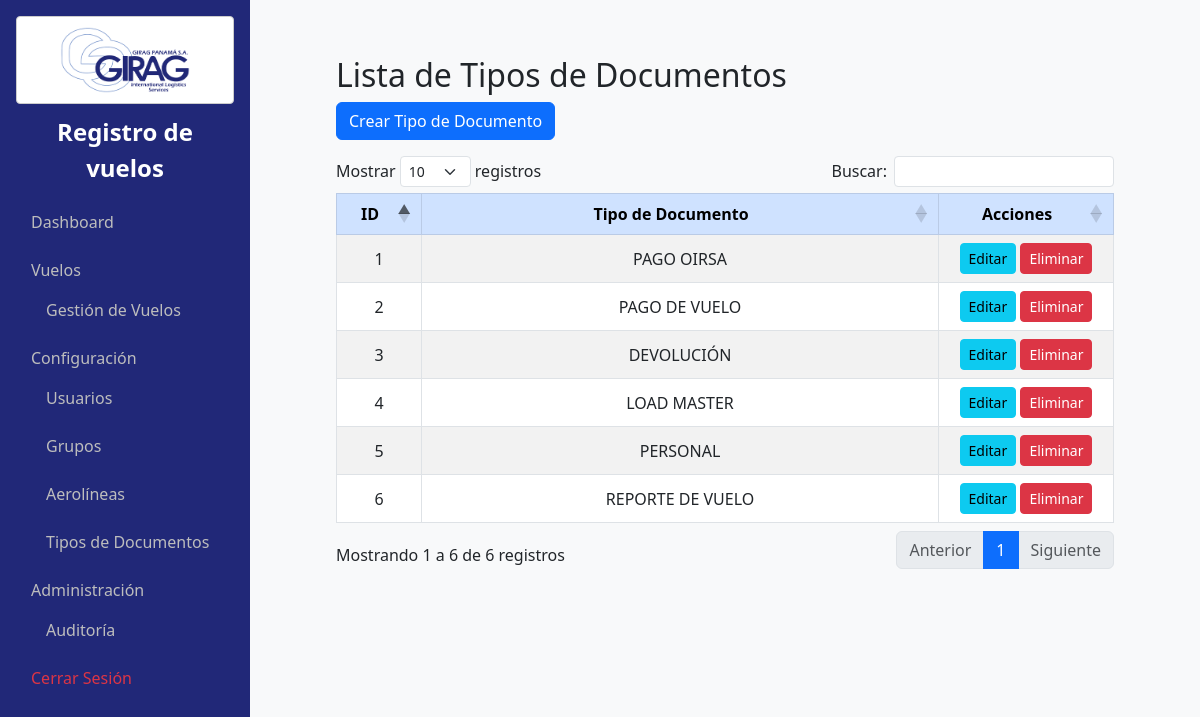
Screenshot of /document-types/ (signed in) with the database file from the repository.
### main/models/document_type.py (models this page shows, shortened)
class DocumentType(models.Model):
    name = models.CharField(max_length=100, unique=True)

### main/views/document_type_views.py (the view)
# urls.py: path('document-types/', manage_document_types, name='manage_document_types'),
@login_required
def manage_document_types(request):
    if not request.user.is_superuser:
        return redirect('unauthorized')
    doc_types = DocumentType.objects.all().order_by('name')
    return render(request, 'main/manage_document_types.html', {'doc_types': doc_types})

### main/templates/main/manage_document_types.html (shortened to what this page needs)
{% extends "main/base_dashboard.html" %}
{% block dashboard_content %}
<div class="container">
  <h2 class="mt-4">Lista de Tipos de Documentos</h2>
  <a href="{% url 'create_document_type' %}" class="btn btn-primary mb-3">Crear Tipo de Documento</a>
  <table class="table table-striped sortable">
    <thead class="table-primary">
      <tr>
        <th>ID</th>
        <th>Tipo de Documento</th>
        <th>Acciones</th>
      </tr>
    </thead>
    <tbody>
      {% for dt in doc_types %}
      <tr>
        <td>{{ dt.id }}</td>
        <td>{{ dt.name }}</td>
        <td>
          <a href="{% url 'edit_document_type' dt.id %}" class="btn btn-sm btn-info">Editar</a>
          <a href="{% url 'delete_document_type' dt.id %}" class="btn btn-sm btn-danger"
             onclick="return confirm('¿Estás seguro de eliminar este tipo de documento?');">
             Eliminar
          </a>
        </td>
      </tr>
      {% endfor %}
    </tbody>
  </table>
</div>
{% endblock %}

### main/templates/main/base.html (style rules this page uses)
body { background-color: #f8f9fa; margin: 0; padding: 0; }

### main/templates/main/base_dashboard.html (style rules this page uses)
table.dataTable th, table.dataTable td { vertical-align: middle !important; text-align: center !important; }
table.dataTable th:first-child, table.dataTable td:first-child { width: 5%; min-width: 50px; }
table.dataTable th:last-child, table.dataTable td:last-child { width: 18%; min-width: 140px; white-space: nowrap; }

### rows the page displays
DocumentType: id "3", name "DEVOLUCIÓN"
DocumentType: id "4", name "LOAD MASTER"
DocumentType: id "2", name "PAGO DE VUELO"
DocumentType: id "1", name "PAGO OIRSA"
DocumentType: id "5", name "PERSONAL"
DocumentType: id "6", name "REPORTE DE VUELO"
